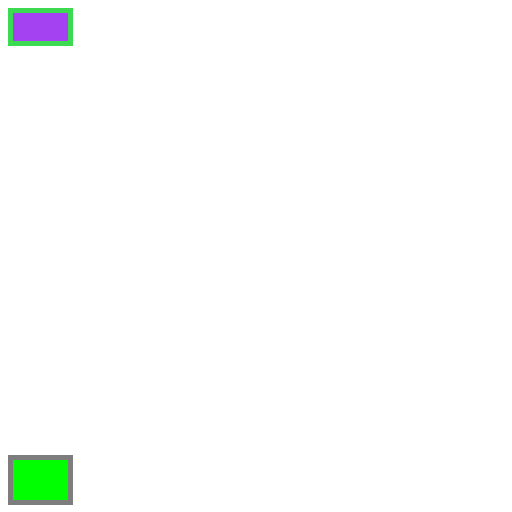
Frame 1 (no input)
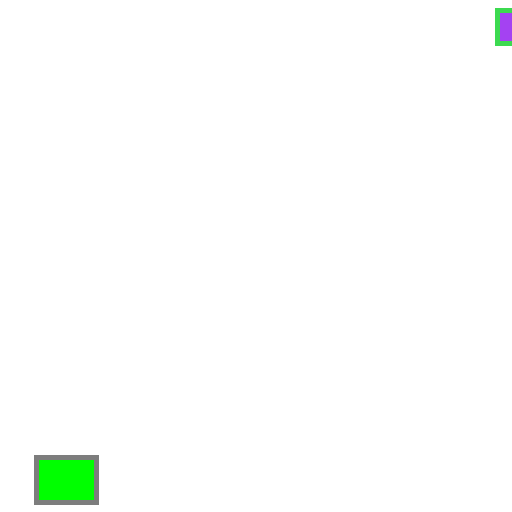
Frame 60 (the mouse pressed at the canvas centre just before this capture)
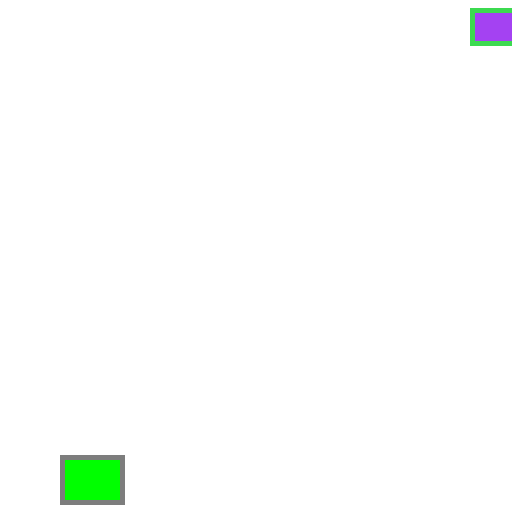
Frame 120 (the mouse held since frame 60 and released just before this capture)

The Processing sketch that drew these frames (run headless with seeded random() and noise(); from frame 60 on, the mouse is pressed at the canvas centre):

// Processing sketch: es1
// ── es1.pde
Monitor m;
OldMonitor M;

void setup(){
  size(512,512);
  m = new Monitor();
  M = new OldMonitor();
}

void draw(){
  background(255);
  m.run();
  M.run();
}

void keyPressed(){
 if(key == 'r' || key == 'R'){
  setup(); 
 }
}

// ── Monitor.pde
class Monitor{
 
  float posx, posy, velx, w, h;
  color c = color(random(255), random(255), random(255));
  color b = color(random(255), random(255), random(255));
  Monitor(){
   posx = 10;
   posy = 10;
   velx = random(-5,5);
   w = 60; 
   h = w * 9/16; 
  }
  
  void display(){
    stroke(b);
    strokeWeight(5);
    fill(c);
    rect(posx,posy,w,h);
  }
  
  void move(){
    posx += velx;
    if(posx >= width){
     posx = 0; 
    }else if(posx <= 0){
     posx = width; 
    }
  }
  
  void run(){
   display();
   move();
  }
  
}

// ── OldMonitor.pde
class OldMonitor extends Monitor{
 
  float vx = -velx;
  
  OldMonitor(){
    super();
    super.h = w * 3/4;
    super.posy = height - h - 10;
  }
  
    void display(){
    stroke(125);
    strokeWeight(5);
    fill(0,255,0);
    if(mouseX >= posx && mouseX <= posx + w && mouseY >= posy && mouseY <= posy + h){
     fill(0); 
    }
    rect(posx,posy,w,h);
  }
  
  void move(){
    if(mouseX >= posx && mouseX <= posx + w && mouseY >= posy && mouseY <= posy + h){
     vx = 0; 
    }else{
      vx = -velx;
      posx += vx;
      if(posx >= width){
       posx = 0; 
      }else if(posx <= 0){
       posx = width; 
      }
    }
  }
  
  void run(){
   display();
   move();
  }
  
}
